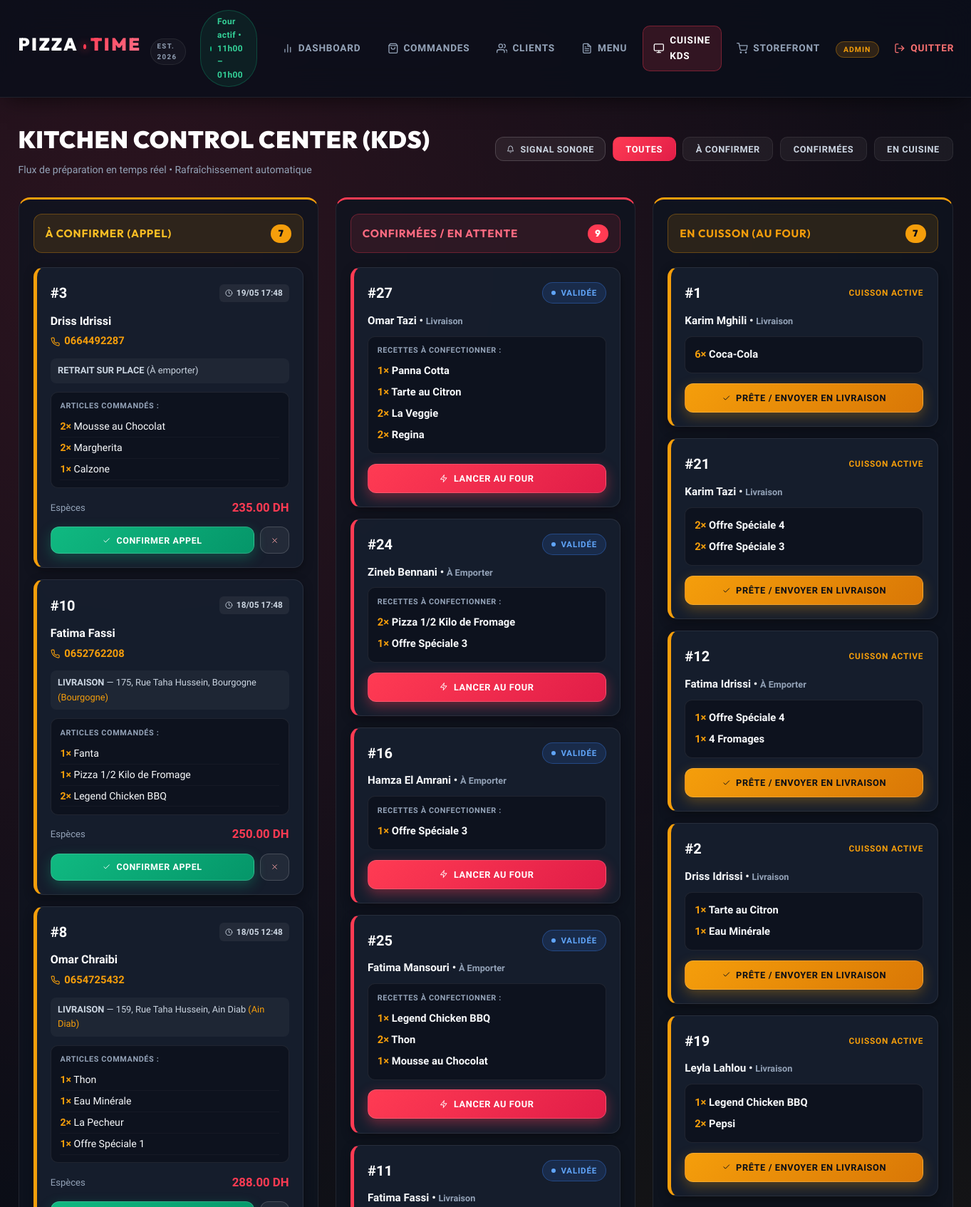
The app's page /staff (signed in, upper part) with its own data.
### models.py (models this page shows, shortened)
class Commande(db.Model):
    id = db.Column(db.Integer, primary_key=True)
    client_id = db.Column(db.Integer, db.ForeignKey('client.id'), nullable=False)
    status = db.Column(db.String(20), default='New')  # 'New', 'Confirmed', 'Preparing', 'Done', 'Cancelled'
    order_type = db.Column(db.String(20))  # 'Delivery', 'Pickup'
    total_price = db.Column(db.Float, nullable=False)
    created_at = db.Column(db.DateTime, default=datetime.utcnow)
    items = db.relationship('OrderItem', backref='commande', lazy=True, cascade='all, delete-orphan')
    payment = db.relationship('Paiement', backref='commande', uselist=False, cascade='all, delete-orphan')
    delivery_info = db.relationship('PizzaLivraison', backref='commande', uselist=False, cascade='all, delete-orphan')
    facture = db.relationship('Facture', backref='commande', uselist=False, cascade='all, delete-orphan')

class Client(db.Model):
    id = db.Column(db.Integer, primary_key=True)
    user_id = db.Column(db.Integer, db.ForeignKey('user.id'), nullable=False)
    full_name = db.Column(db.String(100))
    phone = db.Column(db.String(20))
    address = db.Column(db.String(200))
    orders = db.relationship('Commande', backref='client', lazy=True, order_by='Commande.created_at.desc()')

class OrderItem(db.Model):
    id = db.Column(db.Integer, primary_key=True)
    commande_id = db.Column(db.Integer, db.ForeignKey('commande.id'), nullable=False)
    pizza_id = db.Column(db.Integer, db.ForeignKey('pizza.id'), nullable=False)
    quantity = db.Column(db.Integer, default=1)
    customizations = db.Column(db.String(200))

class Pizza(db.Model):
    id = db.Column(db.Integer, primary_key=True)
    name = db.Column(db.String(100), nullable=False)
    description = db.Column(db.Text)
    category = db.Column(db.String(50), default='Pizza')  # 'Top Offre', 'Pizza', 'Dessert', 'Boisson'
    photo_url = db.Column(db.String(200))
    base_price = db.Column(db.Float, nullable=False)
    is_available = db.Column(db.Boolean, default=True)
    order_items = db.relationship('OrderItem', backref='pizza', lazy=True)

class Paiement(db.Model):
    id = db.Column(db.Integer, primary_key=True)
    commande_id = db.Column(db.Integer, db.ForeignKey('commande.id'), nullable=False)
    amount = db.Column(db.Float, nullable=False)
    method = db.Column(db.String(20))  # 'Cash', 'Card'
    timestamp = db.Column(db.DateTime, default=datetime.utcnow)
    cash_details = db.relationship('Cash', backref='paiement', uselist=False, cascade='all, delete-orphan')

class PizzaLivraison(db.Model):
    id = db.Column(db.Integer, primary_key=True)
    commande_id = db.Column(db.Integer, db.ForeignKey('commande.id'), nullable=False)
    address = db.Column(db.String(255), nullable=False)
    neighborhood = db.Column(db.String(100))
    delivery_fee = db.Column(db.Float, default=0.0)

### app.py (the view)
@app.route('/staff')
@login_required
def staff_dashboard():
    if current_user.role not in ['staff', 'admin']:
        return "Accès refusé", 403
    orders = Commande.query.order_by(Commande.created_at.desc()).all()
    return render_template('staff/dashboard.html', orders=orders)

### app.py (called while the page is built)
@login_manager.user_loader
def load_user(user_id):
    try:
        return db.session.get(User, int(user_id))
    except (ValueError, TypeError):
        return None

### templates/staff/dashboard.html (shortened to what this page needs)
{% extends "base.html" %}
{% block content %}
<div style="display: flex; justify-content: space-between; align-items: center; margin-bottom: 1.75rem; flex-wrap: wrap; gap: 1rem;">
    <div>
        <h1 style="text-align: left; margin: 0; font-size: 2.1rem; letter-spacing: 0.5px;">Kitchen Control Center (KDS)</h1>
        <p style="margin: 0.25rem 0 0; color: var(--text-muted); font-size: 0.88rem;">
            Flux de préparation en temps réel • Rafraîchissement automatique
        </p>
    </div>
    <div style="display: flex; gap: 0.6rem; flex-wrap: wrap; align-items: center;">
        <button type="button" onclick="playKitchenChime()" class="btn-secondary" style="padding: 0.55rem 0.95rem; font-size: 0.78rem;" title="Tester l'alerte sonore">
            <svg class="icon icon-sm" viewBox="0 0 24 24"><path d="M18 8A6 6 0 0 0 6 8c0 7-3 9-3 9h18s-3-2-3-9"></path><path d="M13.73 21a2 2 0 0 1-3.46 0"></path></svg>
            <span>Signal Sonore</span>
        </button>
        <button type="button" data-filter="all" onclick="filterOrders('all', this)" class="filter-btn active">Toutes</button>
        <button type="button" data-filter="New" onclick="filterOrders('New', this)" class="filter-btn">À Confirmer</button>
        <button type="button" data-filter="Confirmed" onclick="filterOrders('Confirmed', this)" class="filter-btn">Confirmées</button>
        <button type="button" data-filter="Preparing" onclick="filterOrders('Preparing', this)" class="filter-btn">En Cuisine</button>
    </div>
</div>
{% set new_orders = orders|selectattr('status', 'equalto', 'New')|list %}
{% set confirmed_orders = orders|selectattr('status', 'equalto', 'Confirmed')|list %}
{% set preparing_orders = orders|selectattr('status', 'equalto', 'Preparing')|list %}
<div class="order-board">
    <div class="column" id="unconfirmed-orders" style="border-top: 3px solid #f59e0b;">
        <h2 style="background: rgba(245, 158, 11, 0.12); color: #fbbf24; border: 1px solid rgba(245, 158, 11, 0.3);">
            <span>À CONFIRMER (APPEL)</span>
            <span class="cart-badge" style="background: #f59e0b; color: #090d16;">{{ new_orders|length }}</span>
        </h2>
        <div class="orders-list">
            {% for order in new_orders %}
            <div class="order-card" data-status="New" style="border-left-color: #f59e0b;">
                <div style="display: flex; justify-content: space-between; align-items: center; margin-bottom: 0.65rem;">
                    <span style="font-weight: 900; font-size: 1.25rem; color: #fff;">#{{ order.id }}</span>
                    <span style="background: rgba(255,255,255,0.06); color: #cbd5e1; padding: 0.2rem 0.55rem; border-radius: 6px; font-size: 0.74rem; font-weight: 700; display: inline-flex; align-items: center; gap: 0.3rem;">
                        <svg class="icon icon-sm" viewBox="0 0 24 24"><circle cx="12" cy="12" r="10"></circle><polyline points="12 6 12 12 16 14"></polyline></svg>
                        <span>{{ order.created_at.strftime('%d/%m %H:%M') }}</span>
                    </span>
                </div>
                <div style="margin-bottom: 0.6rem;">
                    <div style="font-weight: 800; color: #fff; font-size: 1rem;">{{ order.client.full_name }}</div>
                    <div style="margin-top: 0.25rem;">
                        <a href="tel:{{ order.client.phone }}" style="color: var(--accent-color); font-weight: 800; text-decoration: none; font-size: 0.92rem; display: inline-flex; align-items: center; gap: 0.4rem;">
                            <span>{{ order.client.phone }}</span>
                        </a>
                    </div>
                </div>
                <div style="font-size: 0.8rem; color: #cbd5e1; margin-bottom: 0.75rem; padding: 0.45rem 0.65rem; background: rgba(255,255,255,0.04); border-radius: 8px;">
                    {% if order.order_type == 'Delivery' %}
                        <strong>LIVRAISON</strong> — {{ order.delivery_info.address if order.delivery_info else order.client.address }}
                        {% if order.delivery_info and order.delivery_info.neighborhood %}
                            <span style="color: var(--accent-color);">({{ order.delivery_info.neighborhood }})</span>
                        {% endif %}
                    {% else %}
                        <strong>RETRAIT SUR PLACE</strong> (À emporter)
                    {% endif %}
                </div>
                <div style="background: rgba(9, 13, 22, 0.6); border: 1px solid var(--border-subtle); border-radius: 10px; padding: 0.65rem 0.8rem; margin-bottom: 0.85rem;">
                    <div style="font-size: 0.68rem; text-transform: uppercase; color: var(--text-muted); font-weight: 800; letter-spacing: 0.6px; margin-bottom: 0.35rem;">Articles commandés :</div>
                    {% for item in order.items %}
                    <div style="font-size: 0.88rem; padding: 0.2rem 0; border-bottom: 1px solid rgba(255,255,255,0.03);">
                        <div><strong style="color: var(--accent-color);">{{ item.quantity }}×</strong> {{ item.pizza.name if item.pizza else 'Article #' ~ item.pizza_id }}</div>
                    </div>
                    {% else %}
                    <div style="font-size: 0.8rem; color: var(--text-muted);">Aucun détail d'article</div>
                    {% endfor %}
                </div>
                <div style="display: flex; justify-content: space-between; align-items: center; margin-bottom: 0.85rem; font-size: 0.9rem;">
                    <span style="color: var(--text-muted); font-size: 0.82rem;">{{ 'Espèces' if (order.payment and order.payment.method == 'Cash') else 'Carte Bancaire' }}</span>
                    <strong style="color: var(--primary-color); font-size: 1.05rem;">{{ "%.2f"|format(order.total_price) }} DH</strong>
                </div>
                <div style="display: flex; gap: 0.5rem;">
                    <button type="button" onclick="moveOrder({{ order.id }}, 'Confirmed')" class="btn-success" style="flex: 1; padding: 0.65rem; font-size: 0.78rem;">
                        <svg class="icon icon-sm" viewBox="0 0 24 24"><polyline points="20 6 9 17 4 12"></polyline></svg>
                        <span>Confirmer Appel</span>
                    </button>
                    <button type="button" onclick="moveOrder({{ order.id }}, 'Cancelled')" class="btn-secondary" style="padding: 0.65rem 0.85rem; font-size: 0.78rem; color: #fca5a5;" title="Annuler">
                        <svg class="icon icon-sm" viewBox="0 0 24 24"><line x1="18" y1="6" x2="6" y2="18"></line><line x1="6" y1="6" x2="18" y2="18"></line></svg>
                    </button>
                </div>
            </div>
            {% else %}
            <div style="text-align: center; padding: 3rem 1rem; color: var(--text-muted);">
                <p style="margin: 0; font-size: 0.9rem;">Aucun appel en attente</p>
            </div>
            {% endfor %}
        </div>
    </div>
    <div class="column" id="confirmed-orders" style="border-top: 3px solid var(--primary-color);">
        <h2 style="background: rgba(255, 59, 83, 0.12); color: #ff6b81; border: 1px solid rgba(255, 59, 83, 0.3);">
            <span>CONFIRMÉES / EN ATTENTE</span>
            <span class="cart-badge" style="background: var(--primary-color); color: #fff;">{{ confirmed_orders|length }}</span>
        </h2>
        <div class="orders-list">
            {% for order in confirmed_orders %}
            <div class="order-card" data-status="Confirmed" style="border-left-color: var(--primary-color);">
                <div style="display: flex; justify-content: space-between; align-items: center; margin-bottom: 0.65rem;">
                    <span style="font-weight: 900; font-size: 1.25rem; color: #fff;">#{{ order.id }}</span>
                    <span class="status-badge status-Confirmed">Validée</span>
                </div>
                <p style="margin: 0 0 0.6rem; font-weight: 800; font-size: 0.95rem;">
                    {{ order.client.full_name }} • <small style="color: var(--text-muted);">{{ 'Livraison' if order.order_type == 'Delivery' else 'À Emporter' }}</small>
                </p>
                <div style="background: rgba(9, 13, 22, 0.6); border: 1px solid var(--border-subtle); border-radius: 10px; padding: 0.65rem 0.8rem; margin-bottom: 0.85rem;">
                    <div style="font-size: 0.68rem; text-transform: uppercase; color: var(--text-muted); font-weight: 800; letter-spacing: 0.6px; margin-bottom: 0.35rem;">Recettes à confectionner :</div>
                    {% for item in order.items %}
                    <div style="font-size: 0.92rem; font-weight: 700; padding: 0.2rem 0;">
                        <div><strong style="color: var(--accent-color);">{{ item.quantity }}×</strong> {{ item.pizza.name if item.pizza else 'Article #' ~ item.pizza_id }}</div>
                    </div>
                    {% endfor %}
                </div>
                <button type="button" onclick="moveOrder({{ order.id }}, 'Preparing')" style="width: 100%; padding: 0.75rem; font-size: 0.8rem;">
                    <svg class="icon icon-sm" viewBox="0 0 24 24"><polygon points="13 2 3 14 12 14 11 22 21 10 12 10 13 2"></polygon></svg>
                    <span>Lancer au Four</span>
                </button>
            </div>
            {% else %}
            <div style="text-align: center; padding: 3rem 1rem; color: var(--text-muted);">
                <p style="margin: 0; font-size: 0.9rem;">File d'attente cuisine vide</p>
            </div>
            {% endfor %}
        </div>
    </div>
    <div class="column" id="preparing-orders" style="border-top: 3px solid var(--accent-color);">
        <h2 style="background: rgba(245, 158, 11, 0.12); color: var(--accent-color); border: 1px solid rgba(245, 158, 11, 0.3);">
            <span>EN CUISSON (AU FOUR)</span>
            <span class="cart-badge" style="background: var(--accent-color); color: #090d16;">{{ preparing_orders|length }}</span>
        </h2>
        <div class="orders-list">
            {% for order in preparing_orders %}
            <div class="order-card" data-status="Preparing" style="border-left-color: var(--accent-color);">
                <div style="display: flex; justify-content: space-between; align-items: center; margin-bottom: 0.65rem;">
                    <span style="font-weight: 900; font-size: 1.25rem; color: #fff;">#{{ order.id }}</span>
                    <span style="color: var(--accent-color); font-weight: 800; font-size: 0.74rem; letter-spacing: 0.8px; text-transform: uppercase;">Cuisson active</span>
                </div>
                <p style="margin: 0 0 0.6rem; font-weight: 800; font-size: 0.95rem;">
                    {{ order.client.full_name }} • <small style="color: var(--text-muted);">{{ 'Livraison' if order.order_type == 'Delivery' else 'À Emporter' }}</small>
                </p>
                <div style="background: rgba(9, 13, 22, 0.6); border: 1px solid var(--border-subtle); border-radius: 10px; padding: 0.65rem 0.8rem; margin-bottom: 0.85rem;">
                    {% for item in order.items %}
                    <div style="font-size: 0.92rem; font-weight: 700; padding: 0.2rem 0;">
                        <div><strong style="color: var(--accent-color);">{{ item.quantity }}×</strong> {{ item.pizza.name if item.pizza else 'Article #' ~ item.pizza_id }}</div>
                    </div>
                    {% endfor %}
                </div>
                <button type="button" onclick="moveOrder({{ order.id }}, 'Done')" class="btn-warning" style="width: 100%; padding: 0.75rem; font-size: 0.8rem;">
                    <svg class="icon icon-sm" viewBox="0 0 24 24"><polyline points="20 6 9 17 4 12"></polyline></svg>
                    <span>Prête / Envoyer en Livraison</span>
                </button>
            </div>
            {% else %}
            <div style="text-align: center; padding: 3rem 1rem; color: var(--text-muted);">
                <p style="margin: 0; font-size: 0.9rem;">Aucune pizza au four actuellement</p>
            </div>
            {% endfor %}
        </div>
    </div>
</div>
{% endblock %}

### templates/staff/dashboard.html (style rules this page uses)
.filter-btn { background: rgba(255, 255, 255, 0.05); border: 1px solid var(--border-subtle); padding: 0.55rem 1.1rem; border-radius: 10px; cursor: pointer; font-weight: 700; font-size: 0.8rem; box-shadow: none; color: #cbd5e1; }
.filter-btn.active { background: linear-gradient(135deg, var(--primary-color), #e11d48); border-color: transparent; color: white; }

### records on screen
Commande: id "3", created_at "19/05 17:48", client.full_name "Driss Idrissi", client.phone "0664492287", order_type "RETRAIT SUR PLACE", total_price "235.00"
OrderItem: quantity "2", pizza "Mousse au Chocolat"
OrderItem: quantity "2", pizza "Margherita"
OrderItem: quantity "1", pizza "Calzone"
Paiement: method "Espèces"
Commande: id "10", created_at "18/05 17:48", client.full_name "Fatima Fassi", client.phone "0652762208", delivery_info "175, Rue Taha Hussein, Bourgogne", delivery_info.neighborhood "Bourgogne", total_price "250.00"
OrderItem: quantity "1", pizza "Fanta"
OrderItem: quantity "1", pizza "Pizza 1/2 Kilo de Fromage"
OrderItem: quantity "2", pizza "Legend Chicken BBQ"
Paiement: method "Espèces"
Commande: id "8", created_at "18/05 12:48", client.full_name "Omar Chraibi", client.phone "0654725432", delivery_info "159, Rue Taha Hussein, Ain Diab", delivery_info.neighborhood "Ain Diab", total_price "288.00"
OrderItem: quantity "1", pizza "Thon"
OrderItem: quantity "1", pizza "Eau Minérale"
OrderItem: quantity "2", pizza "La Pecheur"
OrderItem: quantity "1", pizza "Offre Spéciale 1"
Paiement: method "Espèces"
Commande: id "27", client.full_name "Omar Tazi", order_type "Livraison"
OrderItem: quantity "1", pizza "Panna Cotta"
OrderItem: quantity "1", pizza "Tarte au Citron"
OrderItem: quantity "2", pizza "La Veggie"
OrderItem: quantity "2", pizza "Regina"
Commande: id "24", client.full_name "Zineb Bennani", order_type "À Emporter"
OrderItem: quantity "2", pizza "Pizza 1/2 Kilo de Fromage"
OrderItem: quantity "1", pizza "Offre Spéciale 3"
Commande: id "16", client.full_name "Hamza El Amrani", order_type "À Emporter"
OrderItem: quantity "1", pizza "Offre Spéciale 3"
Commande: id "25", client.full_name "Fatima Mansouri", order_type "À Emporter"
OrderItem: quantity "1", pizza "Legend Chicken BBQ"
OrderItem: quantity "2", pizza "Thon"
OrderItem: quantity "1", pizza "Mousse au Chocolat"
Commande: id "11", client.full_name "Fatima Fassi", order_type "Livraison"
Commande: id "1", client.full_name "Karim Mghili", order_type "Livraison"
OrderItem: quantity "6", pizza "Coca-Cola"
Commande: id "21", client.full_name "Karim Tazi", order_type "Livraison"
OrderItem: quantity "2", pizza "Offre Spéciale 4"
OrderItem: quantity "2", pizza "Offre Spéciale 3"
Commande: id "12", client.full_name "Fatima Idrissi", order_type "À Emporter"
OrderItem: quantity "1", pizza "Offre Spéciale 4"
OrderItem: quantity "1", pizza "4 Fromages"
Commande: id "2", client.full_name "Driss Idrissi", order_type "Livraison"
OrderItem: quantity "1", pizza "Tarte au Citron"
OrderItem: quantity "1", pizza "Eau Minérale"
Commande: id "19", client.full_name "Leyla Lahlou", order_type "Livraison"
OrderItem: quantity "1", pizza "Legend Chicken BBQ"
OrderItem: quantity "2", pizza "Pepsi"

### other values on screen
{{ new_orders|length }} "7"
{{ confirmed_orders|length }} "9"
{{ preparing_orders|length }} "7"
